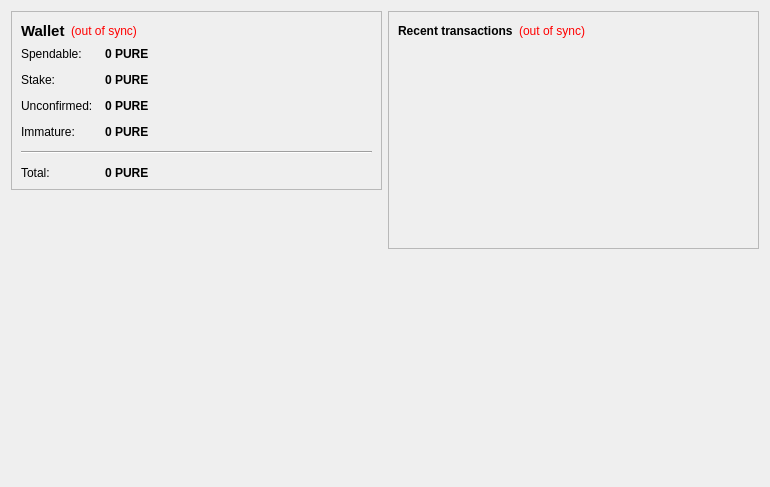
<?xml version="1.0" encoding="UTF-8"?>
<ui version="4.0">
 <class>OverviewPage</class>
 <widget class="QWidget" name="OverviewPage">
  <property name="geometry">
   <rect>
    <x>0</x>
    <y>0</y>
    <width>770</width>
    <height>487</height>
   </rect>
  </property>
  <property name="windowTitle">
   <string>Form</string>
  </property>
  <layout class="QHBoxLayout" name="horizontalLayout" stretch="1,1">
   <item>
    <layout class="QVBoxLayout" name="verticalLayout_2">
     <item>
      <widget class="QFrame" name="frame">
       <property name="frameShape">
        <enum>QFrame::StyledPanel</enum>
       </property>
       <property name="frameShadow">
        <enum>QFrame::Raised</enum>
       </property>
       <layout class="QVBoxLayout" name="verticalLayout_4">
        <item>
         <layout class="QHBoxLayout" name="horizontalLayout_4">
          <item>
           <widget class="QLabel" name="label_5">
            <property name="font">
             <font>
              <pointsize>11</pointsize>
              <weight>75</weight>
              <bold>true</bold>
             </font>
            </property>
            <property name="text">
             <string>Wallet</string>
            </property>
           </widget>
          </item>
          <item>
           <widget class="QLabel" name="labelWalletStatus">
            <property name="toolTip">
             <string>The displayed information may be out of date. Your wallet automatically synchronizes with the PureCoin network after a connection is established, but this process has not completed yet.</string>
            </property>
            <property name="styleSheet">
             <string notr="true">QLabel { color: red; }</string>
            </property>
            <property name="text">
             <string notr="true">(out of sync)</string>
            </property>
            <property name="alignment">
             <set>Qt::AlignLeading|Qt::AlignLeft|Qt::AlignVCenter</set>
            </property>
           </widget>
          </item>
          <item>
           <spacer name="horizontalSpacer_2">
            <property name="orientation">
             <enum>Qt::Horizontal</enum>
            </property>
            <property name="sizeHint" stdset="0">
             <size>
              <width>40</width>
              <height>20</height>
             </size>
            </property>
           </spacer>
          </item>
         </layout>
        </item>
        <item>
         <layout class="QFormLayout" name="formLayout_2">
          <property name="fieldGrowthPolicy">
           <enum>QFormLayout::AllNonFixedFieldsGrow</enum>
          </property>
          <property name="horizontalSpacing">
           <number>12</number>
          </property>
          <property name="verticalSpacing">
           <number>12</number>
          </property>
          <item row="0" column="0">
           <widget class="QLabel" name="label">
            <property name="text">
             <string>Spendable:</string>
            </property>
           </widget>
          </item>
          <item row="0" column="1">
           <widget class="QLabel" name="labelBalance">
            <property name="font">
             <font>
              <weight>75</weight>
              <bold>true</bold>
             </font>
            </property>
            <property name="cursor">
             <cursorShape>IBeamCursor</cursorShape>
            </property>
            <property name="toolTip">
             <string>Your current spendable balance</string>
            </property>
            <property name="text">
             <string notr="true">0 PURE</string>
            </property>
            <property name="textInteractionFlags">
             <set>Qt::LinksAccessibleByMouse|Qt::TextSelectableByKeyboard|Qt::TextSelectableByMouse</set>
            </property>
           </widget>
          </item>
          <item row="1" column="0">
           <widget class="QLabel" name="label_6">
            <property name="text">
             <string>Stake:</string>
            </property>
           </widget>
          </item>
          <item row="1" column="1">
           <widget class="QLabel" name="labelStake">
            <property name="font">
             <font>
              <weight>75</weight>
              <bold>true</bold>
             </font>
            </property>
            <property name="cursor">
             <cursorShape>IBeamCursor</cursorShape>
            </property>
            <property name="toolTip">
             <string>Total of coins that was staked, and do not yet count toward the current balance</string>
            </property>
            <property name="text">
             <string notr="true">0 PURE</string>
            </property>
            <property name="textInteractionFlags">
             <set>Qt::LinksAccessibleByMouse|Qt::TextSelectableByKeyboard|Qt::TextSelectableByMouse</set>
            </property>
           </widget>
          </item>
          <item row="2" column="0">
           <widget class="QLabel" name="label_3">
            <property name="text">
             <string>Unconfirmed:</string>
            </property>
           </widget>
          </item>
          <item row="2" column="1">
           <widget class="QLabel" name="labelUnconfirmed">
            <property name="font">
             <font>
              <weight>75</weight>
              <bold>true</bold>
             </font>
            </property>
            <property name="cursor">
             <cursorShape>IBeamCursor</cursorShape>
            </property>
            <property name="toolTip">
             <string>Total of transactions that have yet to be confirmed, and do not yet count toward the current balance</string>
            </property>
            <property name="text">
             <string notr="true">0 PURE</string>
            </property>
            <property name="textInteractionFlags">
             <set>Qt::LinksAccessibleByMouse|Qt::TextSelectableByKeyboard|Qt::TextSelectableByMouse</set>
            </property>
           </widget>
          </item>
          <item row="3" column="0">
           <widget class="QLabel" name="labelImmatureText">
            <property name="text">
             <string>Immature:</string>
            </property>
           </widget>
          </item>
          <item row="3" column="1">
           <widget class="QLabel" name="labelImmature">
            <property name="font">
             <font>
              <weight>75</weight>
              <bold>true</bold>
             </font>
            </property>
            <property name="toolTip">
             <string>Mined balance that has not yet matured</string>
            </property>
            <property name="text">
             <string notr="true">0 PURE</string>
            </property>
            <property name="textInteractionFlags">
             <set>Qt::LinksAccessibleByMouse|Qt::TextSelectableByKeyboard|Qt::TextSelectableByMouse</set>
            </property>
           </widget>
          </item>
          <item row="4" column="0" colspan="2">
           <widget class="Line" name="line">
            <property name="orientation">
             <enum>Qt::Horizontal</enum>
            </property>
           </widget>
          </item>
          <item row="5" column="0">
           <widget class="QLabel" name="labelTotalText">
            <property name="text">
             <string>Total:</string>
            </property>
           </widget>
          </item>
          <item row="5" column="1">
           <widget class="QLabel" name="labelTotal">
            <property name="font">
             <font>
              <weight>75</weight>
              <bold>true</bold>
             </font>
            </property>
            <property name="cursor">
             <cursorShape>IBeamCursor</cursorShape>
            </property>
            <property name="toolTip">
             <string>Your current total balance</string>
            </property>
            <property name="text">
             <string notr="true">0 PURE</string>
            </property>
            <property name="textInteractionFlags">
             <set>Qt::LinksAccessibleByMouse|Qt::TextSelectableByKeyboard|Qt::TextSelectableByMouse</set>
            </property>
           </widget>
          </item>
         </layout>
        </item>
       </layout>
      </widget>
     </item>
     <item>
      <spacer name="verticalSpacer">
       <property name="orientation">
        <enum>Qt::Vertical</enum>
       </property>
       <property name="sizeHint" stdset="0">
        <size>
         <width>20</width>
         <height>40</height>
        </size>
       </property>
      </spacer>
     </item>
     <item>
      <widget class="QLabel" name="label_2">
       <property name="autoFillBackground">
        <bool>true</bool>
       </property>
       <property name="text">
        <string/>
       </property>
       <property name="pixmap">
        <pixmap resource="../bitcoin.qrc">:/icons/drmbg</pixmap>
       </property>
       <property name="scaledContents">
        <bool>false</bool>
       </property>
       <property name="margin">
        <number>0</number>
       </property>
      </widget>
     </item>
    </layout>
   </item>
   <item>
    <layout class="QVBoxLayout" name="verticalLayout_3">
     <item>
      <widget class="QFrame" name="frame_2">
       <property name="frameShape">
        <enum>QFrame::StyledPanel</enum>
       </property>
       <property name="frameShadow">
        <enum>QFrame::Raised</enum>
       </property>
       <layout class="QVBoxLayout" name="verticalLayout">
        <item>
         <layout class="QHBoxLayout" name="horizontalLayout_2">
          <item>
           <widget class="QLabel" name="label_4">
            <property name="text">
             <string>&lt;b&gt;Recent transactions&lt;/b&gt;</string>
            </property>
           </widget>
          </item>
          <item>
           <widget class="QLabel" name="labelTransactionsStatus">
            <property name="toolTip">
             <string>The displayed information may be out of date. Your wallet automatically synchronizes with the PureCoin network after a connection is established, but this process has not completed yet.</string>
            </property>
            <property name="styleSheet">
             <string notr="true">QLabel { color: red; }</string>
            </property>
            <property name="text">
             <string notr="true">(out of sync)</string>
            </property>
            <property name="alignment">
             <set>Qt::AlignRight|Qt::AlignTrailing|Qt::AlignVCenter</set>
            </property>
           </widget>
          </item>
          <item>
           <spacer name="horizontalSpacer">
            <property name="orientation">
             <enum>Qt::Horizontal</enum>
            </property>
            <property name="sizeHint" stdset="0">
             <size>
              <width>40</width>
              <height>20</height>
             </size>
            </property>
           </spacer>
          </item>
         </layout>
        </item>
        <item>
         <widget class="QListView" name="listTransactions">
          <property name="styleSheet">
           <string notr="true">QListView { background: transparent; }</string>
          </property>
          <property name="frameShape">
           <enum>QFrame::NoFrame</enum>
          </property>
          <property name="verticalScrollBarPolicy">
           <enum>Qt::ScrollBarAlwaysOff</enum>
          </property>
          <property name="horizontalScrollBarPolicy">
           <enum>Qt::ScrollBarAlwaysOff</enum>
          </property>
          <property name="selectionMode">
           <enum>QAbstractItemView::NoSelection</enum>
          </property>
         </widget>
        </item>
       </layout>
      </widget>
     </item>
     <item>
      <spacer name="verticalSpacer_2">
       <property name="orientation">
        <enum>Qt::Vertical</enum>
       </property>
       <property name="sizeHint" stdset="0">
        <size>
         <width>20</width>
         <height>40</height>
        </size>
       </property>
      </spacer>
     </item>
    </layout>
   </item>
  </layout>
 </widget>
 <resources/>
 <connections/>
</ui>
